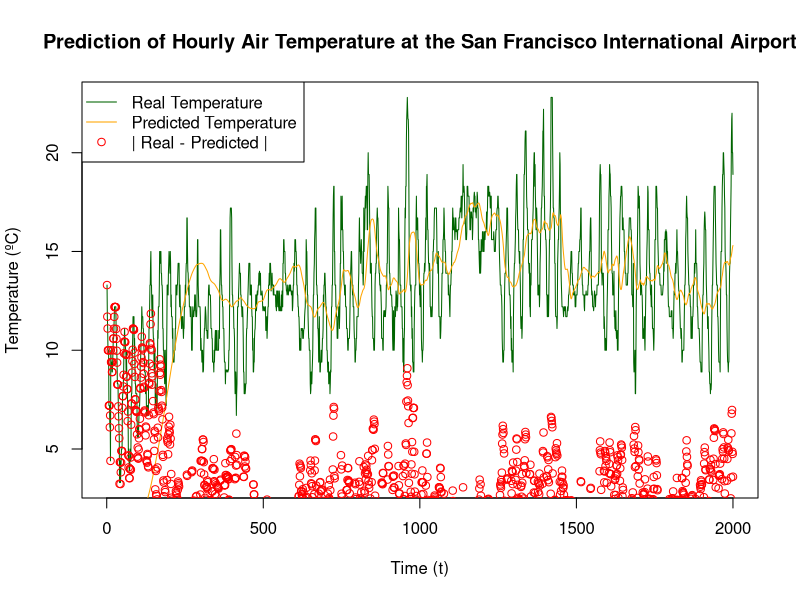

R code for this plot:
##############################
#       Test Stats Plot      #
##############################
data <- read.csv("data/data1_results.txt", header=TRUE)

png("data/data1_plot.png", width=1400, height=750)

colorReal <- "darkgreen"
colorPredicted <- "orange"
colorDiff <- "red"

numberPoints <- 2000 #length(data[, 1])
realValues <- head(data[, 1], n=numberPoints)
predictedValues <- head(data[, 2], n=numberPoints)
diffValues <- head(data[, 3], n=numberPoints)

plot(1:numberPoints, realValues, type="l", col=colorReal, xlab="Time (t)", ylab="Temperature (ºC)")
title(main="Prediction of Hourly Air Temperature at the San Francisco International Airport")
lines(1:numberPoints, predictedValues, type="l", col=colorPredicted)
lines(1:numberPoints, diffValues, type="p", col=colorDiff)
legend("topleft",
       legend=c("Real Temperature", "Predicted Temperature", "| Real - Predicted |"),
       lty=c(1, 1, 0), pch=c(NA, NA, 1), col=c(colorReal, colorPredicted, colorDiff))

